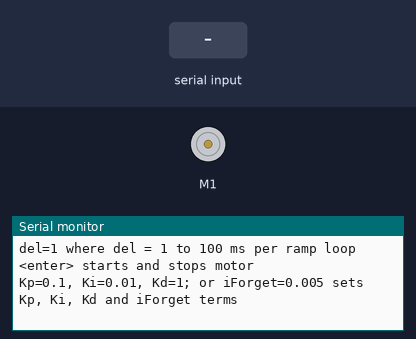
A sketch run on a simulated Arduino Uno, built with avr-gcc and run on an emulated ATmega328P. Shown: DC motor (green arrow = forward, orange = backward, longer = faster), the last lines printed to the serial monitor. The test bench sets the inputs (shaded band).

Above: at 3.2 s.
3.3 s: "m,1\n" received over Serial
At 4.4 s:
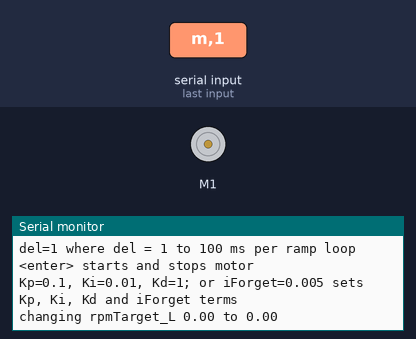
4.8 s: "m\n" received over Serial
At 5.7 s:
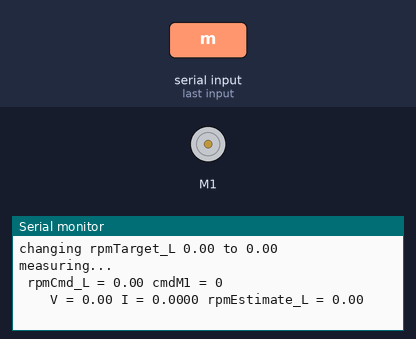

Measured:
- after the input at 3.3 s, the serial monitor: prints a new line at once (image 1)
- after the input at 4.8 s, the serial monitor: prints a new line at once (image 2)

The sketch:

Demo.ino
```cpp
// Basic code to test speed control for a motor
// start/stop and Input speed from serial monitor
// Run M1 only for simplicity
/*
  This SW set can used with InvacareTDX_1165865MotorData_ImpericalSpeedStudy_withController.xlsx (or similar) to
  calculate the effective Ke, R, and Vo for the motor to get the right rpm speed calculation
  And then can use Kp, Ki, Kd to tune the PID for accurate following.
*/

#include "DualG2HighPowerMotorShield.h"
#include "PID.h"

// Setup serial monitor control variables
float rpmSetpoint = 0; // commanded rpmTarget_L if running, else 0
float rpmStep = 0.5; // max increment steps for rpm to change 1 to 100 per loop
int outputStep = 10; // max increment steps for motor output 1 to 100
int del = 0; // ms between loops 0 to 1000 ms
bool run = false; // "s" will toggle run mode
String input = "";

// Motor Data taken from excel solver based on no load and stall measured data
float Ke = 0.13; //0.1458; // this should be the motor KE reflected to the output shaft (Ke motor * Gear Ratio)
float resistance = 0.428; //0.6; //0.311;
float Vo = 1.88; // estimate voltage drop used in speed calc

float rpmTarget_L = 0;  // operator/requested RPM
float rpmCmd_L = 0;     // commanded RPM after rate limiting
float rpmEstimate_L = 0; // calculated rpm = (v-(i*r))/Ke where v = 24v supply * cmdM1/400
float rpmMax = 150; // maximum commandable rpm
float voltageSupply = 24; // assumes 24V battery voltage
float voltageSent = 0; // calculated voltage sent to motor = vSupply * PIDcmd
float amps_L = 0;
int cmdM1 = 0;

bool echo = false;

float Kp = 0.1; // suggested 0-1
float Ki = 0.01; // suggested 0-0.1
float Kd = 0.4; // suggested 0-0.1
float iForget = 0.005; // 0.005; // 0-1 = % to forget the Integrator each steps
float PID_min = -1;
float PID_max = 1;
float PID_rateLim = 0.001; //0.005; //0.001;
float PIDout_L = 0; // -1 to 1 as percent duty cycle to send to M1 motor


// PID setup classes
  PID motorPID_L;

int maxOut = 400;

// Uncomment the version corresponding with the version of your shield.
//DualG2HighPowerMotorShield24v14 md;
// DualG2HighPowerMotorShield18v18 md;
 DualG2HighPowerMotorShield24v18 md;
// DualG2HighPowerMotorShield18v22 md;


/* ////////////////////////////////////////////////////////// */
/* ////////////////////////////////////////////////////////// */

void setup()
{
  Serial.begin(115200);
  delay(2000); // give time for serial monitor to start, otherwise it resets sketch for some reason

  Serial.println("SETUP START");
  Serial.println("Dual G2 High Power Motor Shield");

  Serial.println();
  Serial.println("s = Start/Stop; rpmTarget = -100 to 100; step = 1 to 100 per step");
  Serial.println("Commands:");
  Serial.println("20 (or any number -100 to 100) sets rpmTarget as percent full speed");
  Serial.println("rpmStep=1 where rpmStep = 1 to 100 per ramp loop");
  Serial.println("outputStep=1 where outputStep = 1 to 100 per ramp loop");
  Serial.println("del=1 where del = 1 to 100 ms per ramp loop");
  Serial.println("<enter> starts and stops motor");
  Serial.println();
  Serial.println("Kp=0.1, Ki=0.01, Kd=1; or iForget=0.005 sets Kp, Ki, Kd and iForget terms");
  Serial.println();

  md.init();
  delay(2); // The drivers require a maximum of 1ms to elapse when brought out of sleep mode.
  md.calibrateCurrentOffsets();
  delay(2);

  // Uncomment to flip a motor's direction:
  //md.flipM1(true);
  //md.flipM2(true);

  md.enableDrivers();
  delay(2);

 // PID setup
    motorPID_L.setLimits(PID_min, PID_max);
    motorPID_L.setConstants(Kp, Ki, Kd, iForget);
    motorPID_L.setRateLimit(PID_rateLim);

}

void loop()
{
  stopIfFault();
  if (Serial.available()) {
    readSerial();
  }
  rpmSetpoint = run? rpmTarget_L:0; // set rpmSetpoint to zero if not run (steps down)

  if (rpmCmd_L < rpmSetpoint) {
    rpmCmd_L = constrain(rpmCmd_L + rpmStep, -rpmMax, rpmSetpoint);
  }
  if (rpmCmd_L > rpmSetpoint) {
    rpmCmd_L = constrain(rpmCmd_L - rpmStep, rpmSetpoint, rpmMax);
  }

  float FeedForward_L = rpmCmd_L/rpmMax; // basic feedfoward term to use for now
  rpmEstimate_L = calcRpm_L();
  PIDout_L = motorPID_L.calc( rpmCmd_L - rpmEstimate_L, FeedForward_L ); // error controller PID(error, FeedForward)

  long temp = (long)maxOut * PIDout_L; // use PID to control output
  int cmdM1Prev = cmdM1;
  cmdM1 = constrain(temp, max(-maxOut, cmdM1Prev - outputStep), min(maxOut, cmdM1Prev + outputStep)); // temporary rate limted changes to output
  setM1(cmdM1);

  delay(del);
}

/* ////////////////////////////////////////////////////////// */
/* ////////////////////////////////////////////////////////// */
float calcRpm_L()
{
  float firstOrdFilt = 0.01; // filter to apply to measured current
  amps_L += ( (md.getM1CurrentMilliamps()/1000) - amps_L) * firstOrdFilt; // measure current and filter

  float temp = abs(((float)voltageSupply*(float)cmdM1) / 400);
  float rpmEstimate_L = constrain( (temp - Vo - (amps_L * resistance) )/Ke , 0, rpmMax * 1.1); // rpm = (v -vo-(i*r))/Ke

  if (cmdM1<0){
    rpmEstimate_L = -rpmEstimate_L; // make negative if drive backwards
  }
  if( echo ){
    //Serial.print(" temp = "); Serial.print(temp);
    //Serial.print(" amps_L * resistance = "); Serial.print(amps_L * resistance);
  }

  return rpmEstimate_L;
}

void measure()
{
  Serial.println();
  Serial.print(" rpmCmd_L = "); Serial.print(rpmCmd_L);
  Serial.print(" cmdM1 = "); Serial.println(cmdM1);
  Serial.print("    V = "); Serial.print( (float)(24*cmdM1)/400, 2);
  Serial.print(" I = "); Serial.print(amps_L, 4);
  Serial.print(" rpmEstimate_L = "); Serial.println(rpmEstimate_L);
  Serial.println();
}

void stopIfFault()
{
  if (md.getM1Fault())
  {
    md.disableDrivers();
	  delay(1);
    Serial.println("M1 fault");
    while (1);
  }
  if (md.getM2Fault())
  {
    md.disableDrivers();
	  delay(1);
    Serial.println("M2 fault");
    while (1);
  }
}

// MOTOR 1
void setM1(int i)
{
  md.setM1Speed(i);
  stopIfFault();
  /*
  if (i%200 == 100)
  {
    Serial.print("M1 current: ");
    Serial.println(md.getM1CurrentMilliamps());
	}
  delay(10);
  */
}

// MOTOR 2
void setM2(int i)
{
  md.setM2Speed(i);
  stopIfFault();
  /*
  if (i%200 == 100)
  {
    Serial.print("M2 current: ");
    Serial.println(md.getM2CurrentMilliamps());
	}
  delay(10);
  */
}

void readSerial()
{
      String cmd = Serial.readStringUntil('\n');
    cmd.trim();

    if (cmd == "") {
        run = !run;
        Serial.print("changing run to ");  Serial.println(run);
    }
    else if (cmd == "m") {
      Serial.println();
      Serial.print("measuring... ");
      measure();
    }
    else if (cmd == "echo") {
      echo = !echo;
    }
    else if (cmd.indexOf('=') == -1) {
        // Plain number entered
        float temp = constrain(cmd.toFloat(), -rpmMax, rpmMax);
        Serial.print("changing rpmTarget_L "); Serial.print(rpmTarget_L);
        Serial.print(" to "); Serial.println(temp);
        rpmTarget_L = temp;
    }
    else {
        int pos = cmd.indexOf('=');

        String var = cmd.substring(0, pos);
        String val = cmd.substring(pos + 1);

        if (var == "rpmTarget_L") {
            float temp = constrain(val.toFloat(), -rpmMax, rpmMax);
            Serial.print("changing rpmTarget_L "); Serial.print(rpmTarget_L);
            Serial.print(" to "); Serial.println(temp);
            rpmTarget_L = temp;
        }
        else if (var == "rpmStep") {
            float temp = constrain(val.toFloat(), 0.01, 100);
            Serial.print("changing rpmStep "); Serial.print(rpmStep);
            Serial.print(" to "); Serial.println(temp);
            rpmStep = temp;
        }
        else if (var == "outputStep") {
            float temp = constrain(val.toInt(), 1, 100);
            Serial.print("changing outputStep "); Serial.print(outputStep);
            Serial.print(" to "); Serial.println(temp);
            outputStep = temp;
        }
        else if (var == "del") {
            float temp = constrain(val.toInt(), 0, 1000);
            Serial.print("changing del "); Serial.print(del);
            Serial.print(" to "); Serial.println(temp);
            del = temp;
        }
        else if (var == "Kp") {
            float temp = constrain(val.toFloat(), 0, 10);
            Serial.print("changing Kp "); Serial.print(Kp,4);
            Serial.print(" to "); Serial.println(temp);
            Kp = temp;
        }
        else if (var == "Ki") {
            float temp = constrain(val.toFloat(), 0, 1);
            Serial.print("changing Ki "); Serial.print(Ki);
            Serial.print(" to "); Serial.println(temp);
            Ki = temp;
        }
        else if (var == "Kd") {
            float temp = constrain(val.toFloat(), 0, 1);
            Serial.print("changing Kd "); Serial.print(Kd,4);
            Serial.print(" to "); Serial.println(temp);
            Kd = temp;
        }
        else if (var == "iForget") {
            float temp = constrain(val.toFloat(), 0, 1);
            Serial.print("changing iForget "); Serial.print(iForget,4);
            Serial.print(" to "); Serial.println(temp);
            iForget = temp;
        }
        else {
            Serial.println("Unknown variable");
        }

      motorPID_L.setConstants(Kp, Ki, Kd, iForget); // send pid variables to PID object
    }
  /*
    Serial.println();
    Serial.print("  run = ");  Serial.print(run);
    Serial.print(" rpmTarget_L = "); Serial.print(rpmTarget_L);
    Serial.println();

    Serial.print("  rpmStep = ");  Serial.print(rpmStep);
    Serial.print(" outputStep = ");  Serial.print(outputStep);
    Serial.print(" delay = ");  Serial.print(del);
    Serial.println();

    Serial.print("  Kp = "); Serial.print(Kp);
    Serial.print(" Ki = "); Serial.print(Ki);
    Serial.print(" Kd = "); Serial.print(Kd);
    Serial.print(" iForget = "); Serial.print(iForget);
    Serial.println();
    Serial.println();
  */
}
```

PID.h
```cpp
#ifndef PID_H
#define PID_H

#include "Arduino.h"

class PID
{
  public:
    PID();
    float calc(float error, float FFterm = 0);
    void setConstants(float Kp_, float Ki_, float Kd_, float iForget_ = 0); // setConstants(float Kp, float Ki, float Kd, optional float iForget = 0)
    void setLimits(float Out_min_, float Out_max_);
    void setRateLimit(float rateLimInc_, float rateLimDec_ = 0);
    void reset(float resetValue = 0);

  private:
    float Kp = 0.1;
    float Ki = 0;
    float Kd = 0;
    float iForget = 0;
    float Iterm_prev = 0;
    float errorPrev = 0;
    float Out_min = -1;
    float Out_max = 1;
    float Out_prev = 0;
    float rateLimInc = 10000; // effectively disabled as default
    float rateLimDec = 10000;
    unsigned long previousTime = millis(); // init at current time
};

#endif
```

PID.ino
```cpp
// PID.cpp
// PID error Controller with FeedForward library
#include "PID.h"

PID::PID() {
    Iterm_prev = 0;
    errorPrev = 0;
    Out_prev = 0;
    previousTime = millis();
}

float PID::calc(float error, float FFterm ) {
    unsigned long thisTime = millis();
    float dT = max(0.0001,(thisTime - previousTime));
    previousTime = thisTime;

    float Pterm = Kp * error;
    float Dterm = Kd * ( error - errorPrev ) / dT;
    float thisMax = constrain(Out_prev + rateLimInc*dT, Out_min, Out_max);
    float thisMin = constrain(Out_prev - rateLimInc*dT, Out_min, Out_max);
    float FPDterm = constrain(FFterm + Pterm + Dterm, thisMin, thisMax); // FeedForwardterm + Pterm + Dterm (limited to overall Min/Max and rate limited from previous OUT value)

    float Iterm = constrain((Ki * error * dT) + ( (1-(iForget*dT) ) * Iterm_prev ) , thisMin - FPDterm, thisMax - FPDterm); // staturate the Iterm term at man/max minus the other terms to avoid over-saturation of Iterm (aka Iterm or Ki "windup")
    float OUT =  FPDterm + Iterm;

    errorPrev = error;
    Iterm_prev = Iterm;
    Out_prev = OUT;

    if(echo){
        //Serial.print(" error = "); Serial.print(error);
        //Serial.print(" Kp = "); Serial.print(Kp);
        //Serial.print(" Pterm = "); Serial.print(Pterm);
        //Serial.print(" thisMin = "); Serial.print(thisMin);
        //Serial.print(" thisMax = "); Serial.print(thisMax);
        //Serial.print(" OUT = "); Serial.print(OUT);
    }

    return OUT;
}

void PID::setConstants(float Kp_, float Ki_, float Kd_, float iForget_) {
    Kp = Kp_;
    Ki = Ki_;
    Kd = Kd_;
    iForget = iForget_;
    return;
}

void PID::setLimits(float Out_min_, float Out_max_) {
    Out_min = Out_min_;
    Out_max = Out_max_;
    return void();
}

void PID::setRateLimit(float rateLimInc_, float rateLimDec_) {
    rateLimInc = rateLimInc_;
    if (rateLimDec_==0){
      rateLimDec = rateLimInc_;
    } else {
      rateLimDec = rateLimDec_;
    }
    return void();
}

void PID::reset(float resetValue) {
    Iterm_prev = 0;
    errorPrev = resetValue;
    Out_prev = 0;
    previousTime = millis();
    return;
}
```
